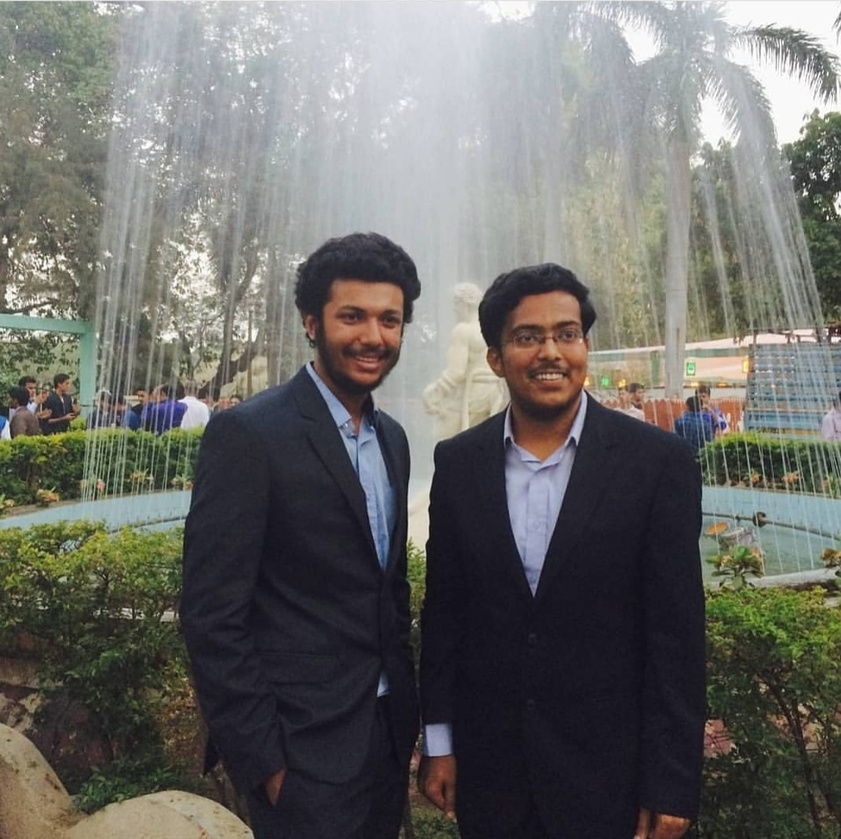
#> input picture IMG_20200818_184735.jpg, 841 x 839 px, shrunk from 1072 x 1070 before the run
$ python edgeDetection.py --image IMG_20200818_184735.jpg
#> lines starting #> are read from the running program, lines starting #| are printed output that depends on the picture
import argparse

import cv2

#get the image from command line arguments using argparser
ap = argparse.ArgumentParser()
ap.add_argument('-i','--image',required=True,help='Path to the image')
args= vars(ap.parse_args())

image = cv2.imread(args['image'])
#> image is the input picture: shape (839, 841, 3); mean B, G, R 104.1, 107.6, 108.2

#covert the image in Gray scale
#remove the noise using Gausian filter
gray = cv2.cvtColor(image,cv2.COLOR_BGR2GRAY)
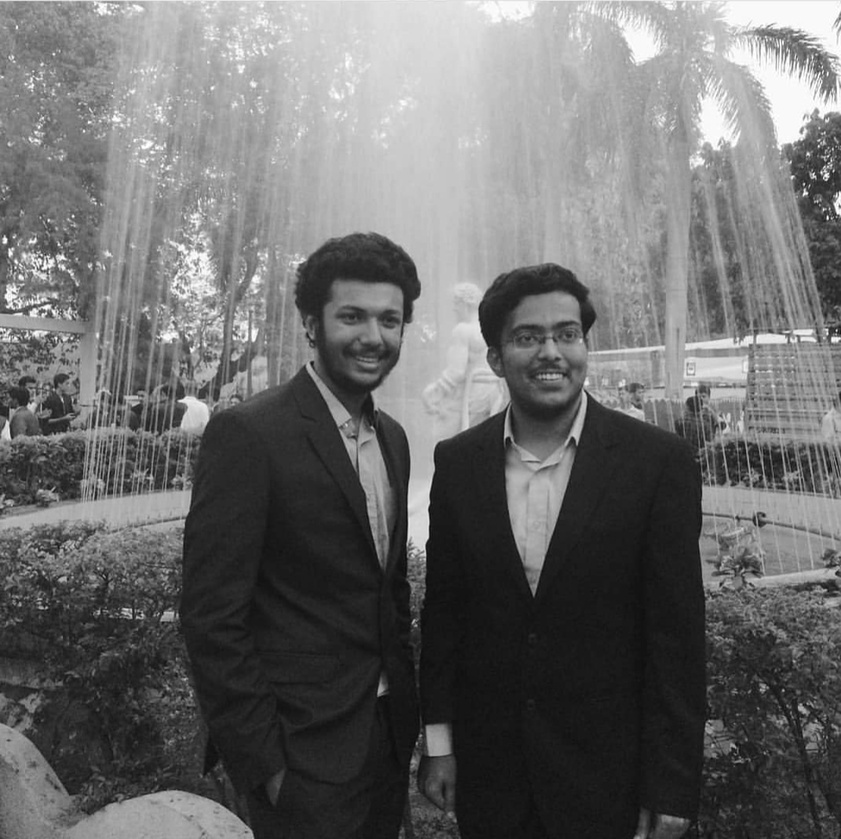
#> gray: shape (839, 841); min 9, max 255, mean 107.4
blurred = cv2.GaussianBlur(gray,(5,5),0)

#display both original and Blurred image after removal of Noise
cv2.imshow("Original",image)
cv2.imshow("blurred",blurred)

#Apply the Canny Edge Detection which will display the widden , tight and mid value versions
wide = cv2.Canny(blurred,10,150)
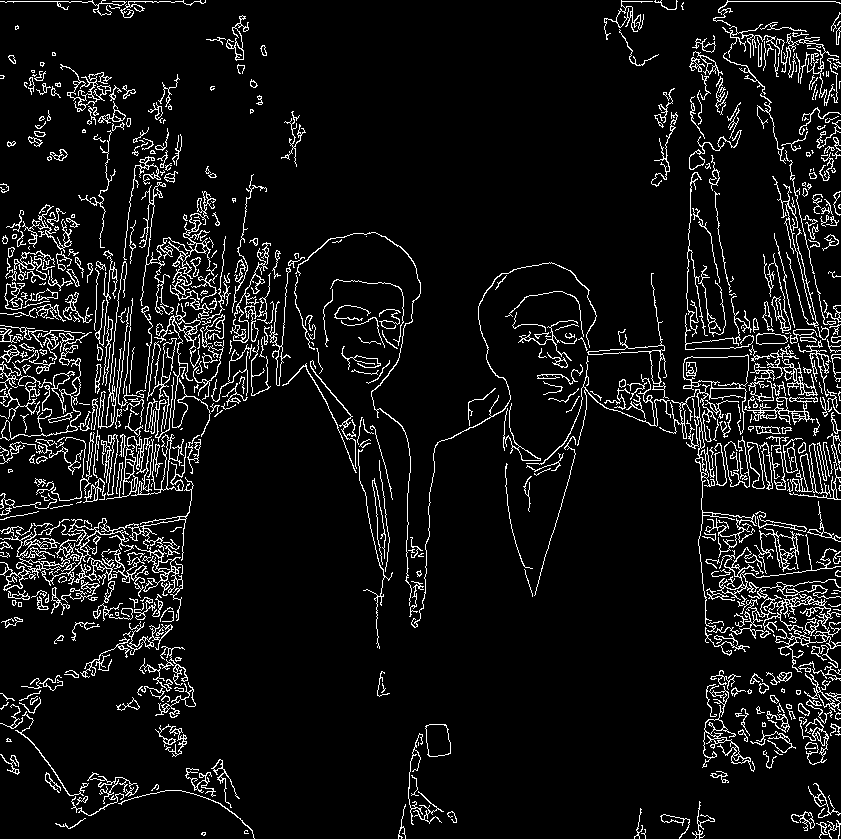
#> wide: shape (839, 841); 7.7% white in thin lines or dots
mid  = cv2.Canny(blurred,60,120)
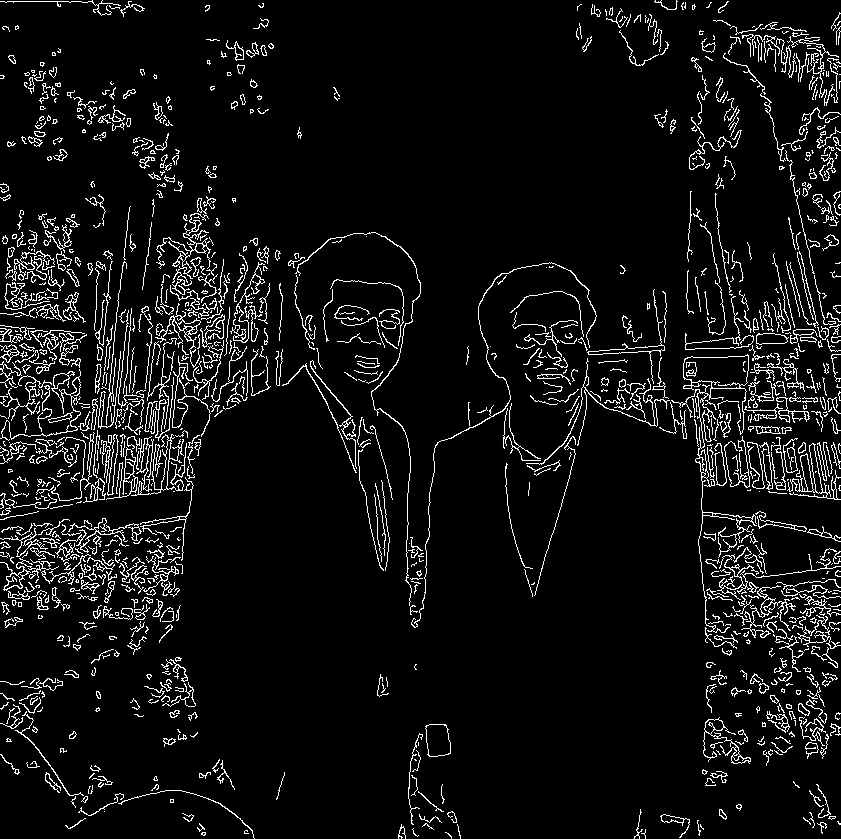
#> mid: shape (839, 841); 6.7% white in thin lines or dots
tight = cv2.Canny(blurred,200,250)
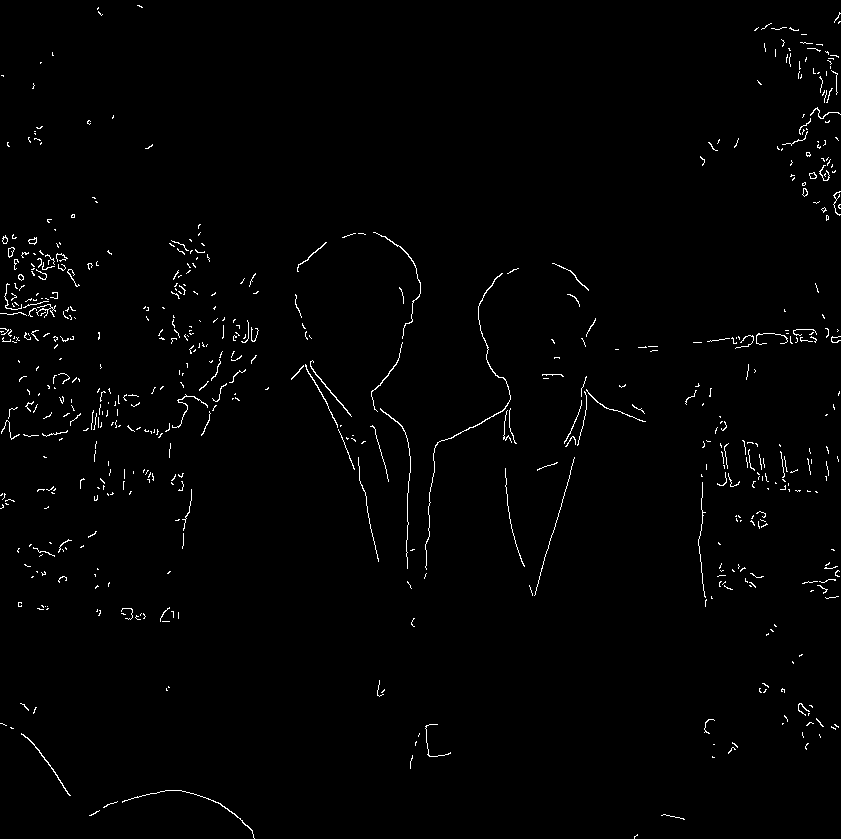
#> tight: shape (839, 841); 1.2% white in thin lines or dots

cv2.imshow("Wide Edge Map", wide)
cv2.imshow("Mid Edge Map", mid)
cv2.imshow("Tight Edge Map", tight)
cv2.waitKey(0)
